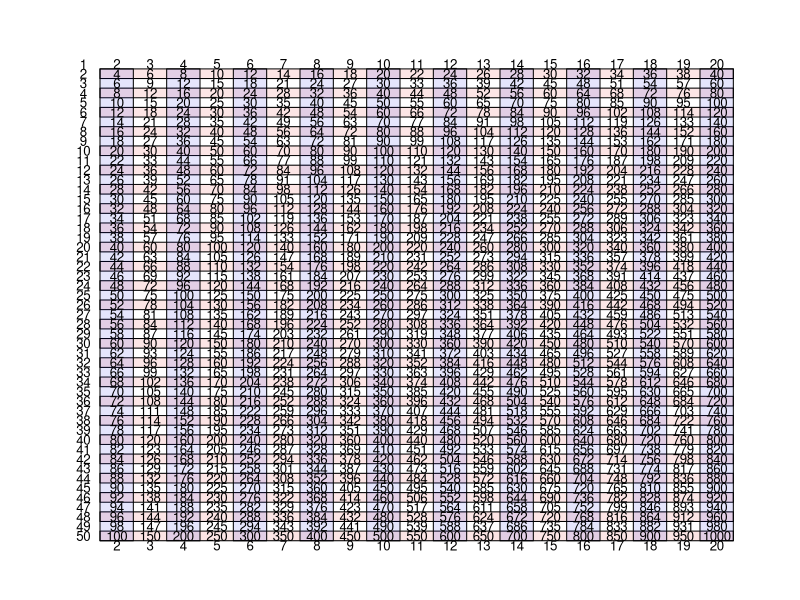

The R script that drew this image:
pdf("mult_table.pdf",8.5,11)

nh = 20
nv = 50
cex = 0.8

par(mar=c(2,2,2,2))
plot(0,0,"n",axes=F,ann=F,xlim=c(0,nh),ylim=c(0,nv))


# for(i in 1:30){
#     abline(v=i,col="grey")
# }
# 
# for(i in 1:100){
#     abline(h=i,col="grey")
# }

for(i in 0:(round(nv/2)-1)){
    j = i*2
    polygon(c(1,1,nh,nh),c(j,j+1,j+1,j),col=rgb(0.9,0,0,0.1))
}

for(i in 1:round(nh/2)){
    j = i*2
    polygon(c(j,j,j-1,j-1),c(0,nv-1,nv-1,0),col=rgb(0,0,0.9,0.1))
}

for(i in 1:nh){
    for(j in 1:nv){
        text(i-0.5,nv-j+0.5,i*j,cex=0.8)
    }
}

for(i in 2:nh){
    text(i-0.5,-0.5,i,cex=0.8)
}


dev.off()
